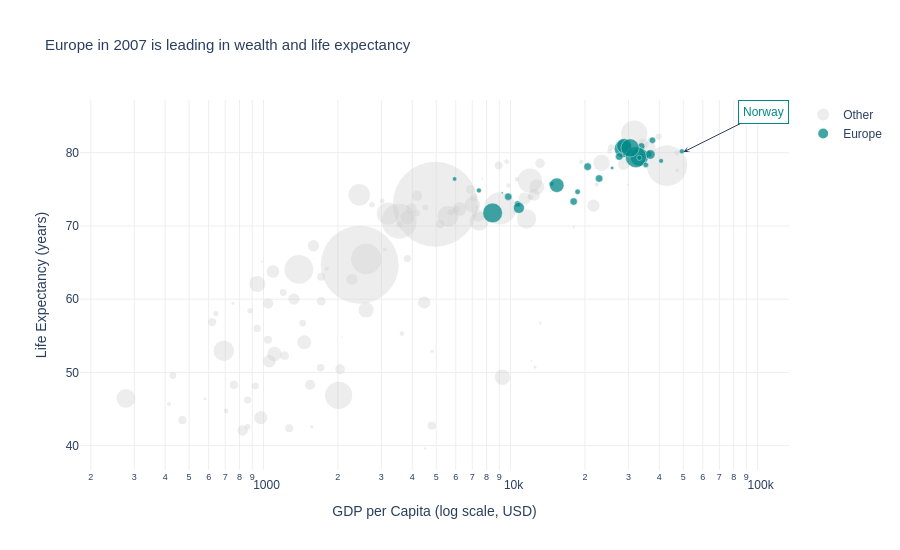

This figure's notebook cell:
### Markdown cell above
## Task 2 — Bubble chart: tell a story

**What to build:** A bubble chart (full 2007 dataset, all countries) where:
- x = GDP per capita (log scale)
- y = life expectancy
- size = population
- colour = ONE continent highlighted (your choice), all others grey
- At least one annotation explaining the highlighted group's story

> This is the grey-and-highlight technique applied to a bubble chart.

### Code cell
df_2007 = df.loc[df['year'] == 2007].copy()

HIGHLIGHT = 'Europe'
df_2007['color_group'] = df_2007['continent'].apply(
    lambda c: c if c == HIGHLIGHT else 'Other'
)

df_2007['pop_norm'] = df_2007['pop'] / df_2007['pop'].max() * 100

df_2007 = df_2007.sort_values('color_group', ascending=False)

fig2 = px.scatter(
    df_2007,
    x='gdpPercap',
    y='lifeExp',
    size='pop_norm',
    color='color_group',
    color_discrete_map={HIGHLIGHT: '#038888', 'Other': '#cccccc'},
    size_max=60,
    hover_name='country',
    hover_data={'pop': True, 'pop_norm': False, 'gdpPercap': True, 'lifeExp': True},
    log_x=True,
    labels={
        'gdpPercap': 'GDP per Capita (log scale, USD)',
        'lifeExp': 'Life Expectancy (years)',
        'pop': 'Population',
        'color_group': 'Region'
    },
    title='Europe in 2007 is leading in wealth and life expectancy'
)

fig2.update_traces(
    selector=dict(name='Other'),
    marker=dict(opacity=0.35, line=dict(width=0, color='#cccccc'))
)
fig2.update_traces(
    selector=dict(name=HIGHLIGHT),
    marker=dict(opacity=0.75, line=dict(width=0.5, color='white'))
)

fig2.add_annotation(
    x=4.7, y=80.1,
    text="Norway",
    showarrow=True,
    arrowhead=3,
    ax=80, ay=-40,
    font=dict(size=12, color='#038888'),
    bgcolor='white',
    bordercolor='#038888',
    borderwidth=1,
    borderpad=4,
)

fig2.update_layout(
    plot_bgcolor='white',
    paper_bgcolor='white',
    font_family='Arial',
    title_font_size=15,
    legend_title_text='',
    xaxis=dict(showgrid=True, gridcolor='#eeeeee', zeroline=False),
    yaxis=dict(showgrid=True, gridcolor='#eeeeee', zeroline=False),
    height=550,
)

fig2.show()

### Figure 1 — Plotly figure (JSON) as saved in the notebook; plotly's stock layout.template omitted (floating-point values rounded to 4 significant figures; data arrays with more than 128 entries replaced by an {"elided": "..."} marker saying what was removed)
{"data": [{"customdata": {"elided": "112x2 float values"}, "hovertemplate": "<b>%{hovertext}</b><br><br>Region=Other<br>GDP per Capita (log scale, USD)=%{x}<br>Life Expectancy (years)=%{y}<br>Population=%{customdata[0]}<extra></extra>", "hovertext": ["Afghanistan", "Mauritius", "Pakistan", "Oman", "Nigeria", "Niger", "Nicaragua", "New Zealand", "Nepal", "Namibia", "Myanmar", "Mozambique", "Morocco", "Mongolia", "Mexico", "Mauritania", "Paraguay", "Mali", "Malaysia", "Malawi", "Madagascar", "Libya", "Liberia", "Lesotho", "Lebanon", "Korea, Rep.", "Korea, Dem. Rep.", "Kenya", "Jordan", "Japan", "Panama", "Peru", "Israel", "Taiwan", "Zambia", "Yemen, Rep.", "West Bank and Gaza", "Vietnam", "Venezuela", "Uruguay", "United States", "Uganda", "Tunisia", "Trinidad and Tobago", "Togo", "Thailand", "Tanzania", "Syria", "Philippines", "Swaziland", "Sudan", "Sri Lanka", "South Africa", "Somalia", "Singapore", "Sierra Leone", "Senegal", "Saudi Arabia", "Sao Tome and Principe", "Rwanda", "Reunion", "Puerto Rico", "Jamaica", "Kuwait", "Zimbabwe", "Costa Rica", "Cambodia", "Ecuador", "Dominican Republic", "Djibouti", "Benin", "Bolivia", "Cuba", "Cote d'Ivoire", "Botswana", "Brazil", "Congo, Rep.", "Equatorial Guinea", "Congo, Dem. Rep.", "Comoros", "Colombia", "China", "Burkina Faso", "Chile", "Chad", "Central African Republic", "Canada", "Burundi", "El Salvador", "Egypt", "Guinea-Bissau", "Guinea", "Iraq", "Iran", "Indonesia", "India", "Algeria", "Angola", "Argentina", "Hong Kong, China", "Honduras", "Haiti", "Eritrea", "Cameroon", "Guatemala", "Australia", "Ghana", "Gambia", "Gabon", "Bahrain", "Bangladesh", "Ethiopia"], "legendgroup": "Other", "marker": {"color": "#cccccc", "line": {"color": "#cccccc", "width": 0}, "opacity": 0.35, "size": [2.418, 0.09486, 12.84, 0.243, 10.24, 0.9779, 0.4304, 0.3121, 2.192, 0.1558, 3.622, 1.513, 2.56, 0.218, 8.243, 0.248, 0.5056, 0.9124, 1.882, 1.011, 1.454, 0.4578, 0.2422, 0.1526, 0.2974, 3.719, 1.767, 2.7, 0.459, 9.666, 0.2459, 2.174, 0.4874, 1.757, 0.8907, 1.684, 0.3047, 6.466, 1.978, 0.2614, 22.84, 2.212, 0.7793, 0.08013, 0.4324, 4.934, 2.892, 1.465, 6.907, 0.08592, 3.207, 1.545, 3.336, 0.6915, 0.3453, 0.466, 0.9303, 2.093, 0.01513, 0.6719, 0.06052, 0.299, 0.2108, 0.19, 0.9336, 0.3135, 1.072, 1.043, 0.7067, 0.03764, 0.6126, 0.6915, 0.8658, 1.366, 0.1243, 14.41, 0.2882, 0.0418, 4.899, 0.05391, 3.354, 100.0, 1.086, 1.235, 0.7764, 0.3313, 2.532, 0.6363, 0.5263, 6.087, 0.1116, 0.7544, 2.085, 5.267, 16.95, 84.2, 2.528, 0.9419, 3.056, 0.5293, 0.5675, 0.6448, 0.3721, 1.342, 0.9534, 1.55, 1.735, 0.128, 0.1103, 0.05373, 11.41, 5.802], "sizemode": "area", "sizeref": 0.02778, "symbol": "circle"}, "mode": "markers", "name": "Other", "orientation": "v", "showlegend": true, "type": "scatter", "x": [974.6, 10960.0, 2606.0, 22320.0, 2014.0, 619.7, 2749.0, 25190.0, 1091.0, 4811.0, 944.0, 823.7, 3820.0, 3096.0, 11980.0, 1803.0, 4173.0, 1043.0, 12450.0, 759.3, 1045.0, 12060.0, 414.5, 1569.0, 10460.0, 23350.0, 1593.0, 1463.0, 4519.0, 31660.0, 9809.0, 7409.0, 25520.0, 28720.0, 1271.0, 2281.0, 3025.0, 2442.0, 11420.0, 10610.0, 42950.0, 1056.0, 7093.0, 18010.0, 883.0, 7458.0, 1107.0, 4185.0, 3190.0, 4513.0, 2602.0, 3970.0, 9270.0, 926.1, 47140.0, 862.5, 1712.0, 21650.0, 1598.0, 863.1, 7670.0, 19330.0, 7321.0, 47310.0, 469.7, 9645.0, 1714.0, 6873.0, 6025.0, 2082.0, 1441.0, 3822.0, 8948.0, 1545.0, 12570.0, 9066.0, 3633.0, 12150.0, 277.6, 986.1, 7007.0, 4959.0, 1217.0, 13170.0, 1704.0, 706.0, 36320.0, 430.1, 5728.0, 5581.0, 579.2, 942.7, 4471.0, 11610.0, 3541.0, 2452.0, 6223.0, 4797.0, 12780.0, 39720.0, 3548.0, 1202.0, 641.4, 2042.0, 5186.0, 34440.0, 1328.0, 752.7, 13210.0, 29800.0, 1391.0, 690.8], "xaxis": "x", "y": [43.83, 72.8, 65.48, 75.64, 46.86, 56.87, 72.9, 80.2, 63.78, 52.91, 62.07, 42.08, 71.16, 66.8, 76.19, 64.16, 71.75, 54.47, 74.24, 48.3, 59.44, 73.95, 45.68, 42.59, 71.99, 78.62, 67.3, 54.11, 72.53, 82.6, 75.54, 71.42, 80.75, 78.4, 42.38, 62.7, 73.42, 74.25, 73.75, 76.38, 78.24, 51.54, 73.92, 69.82, 58.42, 70.62, 52.52, 74.14, 71.69, 39.61, 58.56, 72.4, 49.34, 48.16, 79.97, 42.57, 63.06, 72.78, 65.53, 46.24, 76.44, 78.75, 72.57, 77.59, 43.49, 78.78, 59.72, 74.99, 72.23, 54.79, 56.73, 65.55, 78.27, 48.33, 50.73, 72.39, 55.32, 51.58, 46.46, 65.15, 72.89, 72.96, 52.3, 78.55, 50.65, 44.74, 80.65, 49.58, 71.88, 71.34, 46.39, 56.01, 59.55, 70.96, 70.65, 64.7, 72.3, 42.73, 75.32, 82.21, 70.2, 60.92, 58.04, 50.43, 70.26, 81.23, 60.02, 59.45, 56.73, 75.64, 64.06, 52.95], "yaxis": "y"}, {"customdata": [[7323000.0, 0.5553], [4552000.0, 0.3452], [8200000.0, 0.6218], [71160000.0, 5.396], [7555000.0, 0.5729], [9031000.0, 0.6849], [60780000.0, 4.609], [10390000.0, 0.7881], [58150000.0, 4.41], [40450000.0, 3.067], [16570000.0, 1.257], [301900.0, 0.0229], [3601000.0, 0.273], [9956000.0, 0.755], [10710000.0, 0.8119], [82400000.0, 6.249], [684700.0, 0.05193], [61080000.0, 4.632], [5238000.0, 0.3972], [4628000.0, 0.351], [2009000.0, 0.1524], [5468000.0, 0.4147], [10230000.0, 0.7757], [4493000.0, 0.3407], [38520000.0, 2.921], [4109000.0, 0.3116], [22280000.0, 1.689], [10150000.0, 0.7697], [5448000.0, 0.4131], [10640000.0, 0.8071]], "hovertemplate": "<b>%{hovertext}</b><br><br>Region=Europe<br>GDP per Capita (log scale, USD)=%{x}<br>Life Expectancy (years)=%{y}<br>Population=%{customdata[0]}<extra></extra>", "hovertext": ["Bulgaria", "Bosnia and Herzegovina", "Austria", "Turkey", "Switzerland", "Sweden", "United Kingdom", "Belgium", "Italy", "Spain", "Netherlands", "Iceland", "Albania", "Hungary", "Greece", "Germany", "Montenegro", "France", "Finland", "Norway", "Slovenia", "Denmark", "Czech Republic", "Croatia", "Poland", "Ireland", "Romania", "Serbia", "Slovak Republic", "Portugal"], "legendgroup": "Europe", "marker": {"color": "#038888", "line": {"color": "white", "width": 0.5}, "opacity": 0.75, "size": [0.5553, 0.3452, 0.6218, 5.396, 0.5729, 0.6849, 4.609, 0.7881, 4.41, 3.067, 1.257, 0.0229, 0.273, 0.755, 0.8119, 6.249, 0.05193, 4.632, 0.3972, 0.351, 0.1524, 0.4147, 0.7757, 0.3407, 2.921, 0.3116, 1.689, 0.7697, 0.4131, 0.8071], "sizemode": "area", "sizeref": 0.02778, "symbol": "circle"}, "mode": "markers", "name": "Europe", "orientation": "v", "showlegend": true, "type": "scatter", "x": [10680.0, 7446.0, 36130.0, 8458.0, 37510.0, 33860.0, 33200.0, 33690.0, 28570.0, 28820.0, 36800.0, 36180.0, 5937.0, 18010.0, 27540.0, 32170.0, 9254.0, 30470.0, 33210.0, 49360.0, 25770.0, 35280.0, 22830.0, 14620.0, 15390.0, 40680.0, 10810.0, 9787.0, 18680.0, 20510.0], "xaxis": "x", "y": [73.0, 74.85, 79.83, 71.78, 81.7, 80.88, 79.42, 79.44, 80.55, 80.94, 79.76, 81.76, 76.42, 73.34, 79.48, 79.41, 74.54, 80.66, 79.31, 80.2, 77.93, 78.33, 76.49, 75.75, 75.56, 78.89, 72.48, 74.0, 74.66, 78.1], "yaxis": "y"}], "layout": {"annotations": [{"arrowhead": 3, "ax": 80, "ay": -40, "bgcolor": "white", "bordercolor": "#038888", "borderpad": 4, "borderwidth": 1, "font": {"color": "#038888", "size": 12}, "showarrow": true, "text": "Norway", "x": 4.7, "y": 80.1}], "font": {"family": "Arial"}, "height": 550, "legend": {"itemsizing": "constant", "title": {"text": ""}, "tracegroupgap": 0}, "paper_bgcolor": "white", "plot_bgcolor": "white", "title": {"font": {"size": 15}, "text": "Europe in 2007 is leading in wealth and life expectancy"}, "xaxis": {"anchor": "y", "domain": [0, 1], "gridcolor": "#eeeeee", "showgrid": true, "title": {"text": "GDP per Capita (log scale, USD)"}, "type": "log", "zeroline": false}, "yaxis": {"anchor": "x", "domain": [0, 1], "gridcolor": "#eeeeee", "showgrid": true, "title": {"text": "Life Expectancy (years)"}, "zeroline": false}}}
